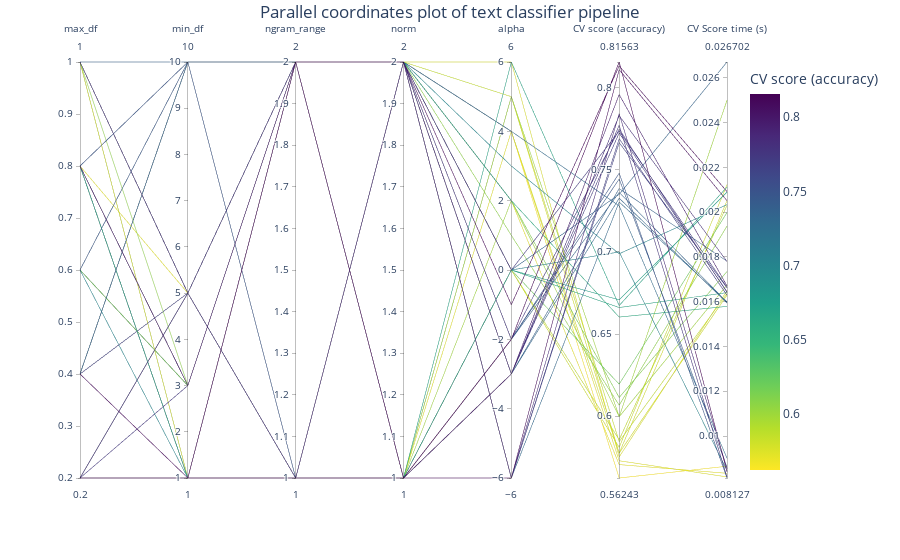

Notebook code cell kept with this figure:
### Markdown cell above
We can visualize the results of the hyperparameter tuning using plotly.express. We use a scatter plot to visualize the trade-off between scoring time and mean test score. We can also use parallel coordinates to further visualize the mean test score as a function of the tuned hyperparameters.

### Code cell
import pandas as pd
import plotly.express as px
import math

def shorten_param(param_name):
    """Remove components' prefixes in param_name."""
    if "__" in param_name:
        return param_name.rsplit("__", 1)[1]
    return param_name

cv_results = pd.DataFrame(random_search.cv_results_)
cv_results = cv_results.rename(shorten_param, axis=1)

param_names = [shorten_param(name) for name in parameter_grid.keys()]
labels = {
    "mean_score_time": "CV Score time (s)",
    "mean_test_score": "CV score (accuracy)",
}
fig = px.scatter(
    cv_results,
    x="mean_score_time",
    y="mean_test_score",
    error_x="std_score_time",
    error_y="std_test_score",
    hover_data=param_names,
    labels=labels,
)

fig.update_layout(
    title={
        "text": "trade-off between scoring time and mean test score",
        "y": 0.95,
        "x": 0.5,
        "xanchor": "center",
        "yanchor": "top",
    }
)

column_results = param_names + ["mean_test_score", "mean_score_time"]

transform_funcs = dict.fromkeys(column_results, lambda x: x)
# Using a logarithmic scale for alpha
transform_funcs["alpha"] = math.log10
# L1 norms are mapped to index 1, and L2 norms to index 2
transform_funcs["norm"] = lambda x: 2 if x == "l2" else 1
# Unigrams are mapped to index 1 and bigrams to index 2
transform_funcs["ngram_range"] = lambda x: x[1]

fig = px.parallel_coordinates(
    cv_results[column_results].apply(transform_funcs),
    color="mean_test_score",
    color_continuous_scale=px.colors.sequential.Viridis_r,
    labels=labels,
)
fig.update_layout(
    title={
        "text": "Parallel coordinates plot of text classifier pipeline",
        "y": 0.99,
        "x": 0.5,
        "xanchor": "center",
        "yanchor": "top",
    }

)

### Figure 1 — Plotly figure (JSON) as saved in the notebook; plotly's stock layout.template omitted (floating-point values rounded to 4 significant figures)
{"data": [{"dimensions": [{"label": "max_df", "values": [1.0, 0.6, 0.6, 1.0, 0.2, 0.2, 0.2, 1.0, 0.2, 0.4, 1.0, 0.4, 0.6, 0.2, 0.6, 0.8, 0.8, 0.8, 0.4, 0.8, 0.2, 0.4, 0.8, 0.4, 0.6, 1.0, 0.2, 0.8, 0.8, 1.0, 0.2, 0.8, 0.4, 0.6, 0.2, 1.0, 0.6, 0.8, 0.8, 0.2]}, {"label": "min_df", "values": [3, 3, 10, 10, 3, 1, 1, 5, 5, 10, 5, 10, 3, 1, 10, 3, 5, 1, 5, 1, 1, 5, 1, 10, 1, 1, 1, 1, 10, 5, 5, 10, 1, 3, 5, 1, 3, 3, 3, 1]}, {"label": "ngram_range", "values": [2, 2, 1, 2, 2, 2, 2, 2, 2, 2, 2, 2, 2, 1, 2, 2, 1, 1, 2, 2, 1, 2, 2, 2, 1, 2, 2, 2, 1, 1, 2, 2, 2, 2, 1, 1, 2, 2, 2, 2]}, {"label": "norm", "values": [2, 2, 1, 2, 2, 2, 2, 1, 2, 1, 2, 2, 1, 1, 2, 1, 1, 2, 1, 1, 2, 2, 2, 2, 2, 1, 1, 2, 1, 1, 2, 2, 1, 1, 2, 2, 1, 2, 2, 2]}, {"label": "alpha", "values": [1.0, 2.0, -2.0, -3.0, 0.0, 3.0, 0.0, 5.0, -3.0, -3.0, -6.0, 2.0, 2.0, -2.0, -2.0, -3.0, 4.0, 2.0, 0.0, 0.0, -6.0, -6.0, 0.0, -6.0, 0.0, 0.0, 6.0, 4.0, -2.0, -3.0, -2.0, 5.0, -6.0, 5.0, 4.0, 4.0, 0.0, 6.0, -3.0, -1.0]}, {"label": "CV score (accuracy)", "values": [0.6067, 0.6114, 0.7444, 0.7386, 0.7736, 0.6989, 0.7351, 0.5776, 0.7724, 0.7327, 0.7689, 0.6604, 0.5997, 0.8156, 0.7363, 0.7958, 0.5729, 0.5706, 0.6662, 0.5857, 0.7841, 0.7666, 0.6709, 0.7304, 0.7, 0.5811, 0.6674, 0.5776, 0.7479, 0.7771, 0.7747, 0.5846, 0.811, 0.5997, 0.7281, 0.5624, 0.6195, 0.5753, 0.7829, 0.8133]}, {"label": "CV Score time (s)", "values": [0.01938, 0.01735, 0.008607, 0.01781, 0.01664, 0.02033, 0.0267, 0.01629, 0.01644, 0.01594, 0.01629, 0.01579, 0.01674, 0.008403, 0.01598, 0.0167, 0.008176, 0.008336, 0.0164, 0.0203, 0.008549, 0.01662, 0.02089, 0.01599, 0.00846, 0.02123, 0.02112, 0.02051, 0.008127, 0.008171, 0.01642, 0.01636, 0.02051, 0.02499, 0.00901, 0.008653, 0.01998, 0.01649, 0.01779, 0.02091]}], "domain": {"x": [0.0, 1.0], "y": [0.0, 1.0]}, "line": {"color": [0.6067, 0.6114, 0.7444, 0.7386, 0.7736, 0.6989, 0.7351, 0.5776, 0.7724, 0.7327, 0.7689, 0.6604, 0.5997, 0.8156, 0.7363, 0.7958, 0.5729, 0.5706, 0.6662, 0.5857, 0.7841, 0.7666, 0.6709, 0.7304, 0.7, 0.5811, 0.6674, 0.5776, 0.7479, 0.7771, 0.7747, 0.5846, 0.811, 0.5997, 0.7281, 0.5624, 0.6195, 0.5753, 0.7829, 0.8133], "coloraxis": "coloraxis"}, "name": "", "type": "parcoords"}], "layout": {"coloraxis": {"colorbar": {"title": {"text": "CV score (accuracy)"}}, "colorscale": [[0.0, "#fde725"], [0.1111, "#b5de2b"], [0.2222, "#6ece58"], [0.3333, "#35b779"], [0.4444, "#1f9e89"], [0.5556, "#26828e"], [0.6667, "#31688e"], [0.7778, "#3e4989"], [0.8889, "#482878"], [1.0, "#440154"]]}, "legend": {"tracegroupgap": 0}, "margin": {"t": 60}, "title": {"text": "Parallel coordinates plot of text classifier pipeline", "y": 0.99, "x": 0.5, "xanchor": "center", "yanchor": "top"}}}
